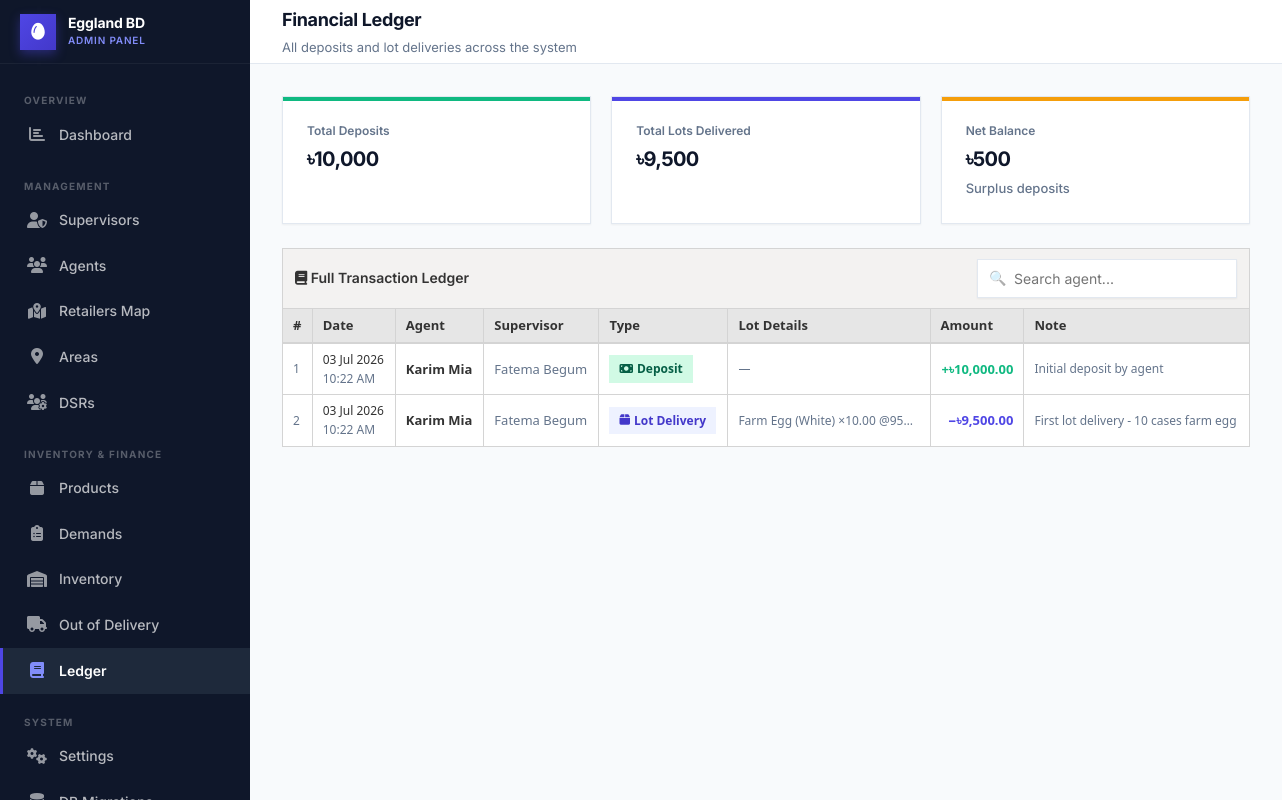
/admin/ledger.php (signed in), run on the app's committed database.
### tables this page shows
CREATE TABLE `settings` (
  `id` INT AUTO_INCREMENT PRIMARY KEY,
  `setting_key` VARCHAR(100) UNIQUE NOT NULL,
  `setting_value` TEXT,
  `updated_at` DATETIME DEFAULT CURRENT_TIMESTAMP ON UPDATE CURRENT_TIMESTAMP
);

CREATE TABLE `ledger` (
  `id` INT AUTO_INCREMENT PRIMARY KEY,
  `agent_id` INT NOT NULL,
  `supervisor_id` INT NULL,
  `type` ENUM('deposit','lot_delivery') NOT NULL,
  `amount` DECIMAL(12,2) NOT NULL,
  `note` TEXT,
  `created_at` DATETIME DEFAULT CURRENT_TIMESTAMP,
  FOREIGN KEY (`agent_id`) REFERENCES `agents`(`id`),
  FOREIGN KEY (`supervisor_id`) REFERENCES `supervisors`(`id`)
);

### config/db.php (called while the page is built, shortened)
<?php
$whitelist = array('127.0.0.1', '::1', 'localhost');
$is_local = false;
if (isset($_SERVER['REMOTE_ADDR']) && in_array($_SERVER['REMOTE_ADDR'], $whitelist)) {
    $is_local = true;
}
function getDB() {
    static $pdo = null;
    if ($pdo === null) {
        try {
            $pdo = new PDO(
                "mysql:host=" . DB_HOST . ";port=" . DB_PORT . ";dbname=" . DB_NAME . ";charset=utf8mb4",
                DB_USER,
                DB_PASS,
                [
                    PDO::ATTR_ERRMODE            => PDO::ERRMODE_EXCEPTION,
                    PDO::ATTR_DEFAULT_FETCH_MODE => PDO::FETCH_ASSOC,
                    PDO::ATTR_EMULATE_PREPARES   => false,
                    PDO::MYSQL_ATTR_INIT_COMMAND => "SET NAMES utf8mb4"
                ]
            );
        } catch (PDOException $e) {
            global $is_local;
            if (!defined('INSTALL_PAGE')) {
                if (isset($is_local) && $is_local) {
                    header('Location: ' . BASE_URL . '/install.php');
                } else {
                    die("Database connection failed on live server. Please check your credentials. Error: " . $e->getMessage());
                }
                exit;
            }
            return null;
        }
    }
    return $pdo;
}
function getSetting($key, $default = '') {
    try {
        $pdo = getDB();
        $stmt = $pdo->prepare("SELECT setting_value FROM settings WHERE setting_key = ?");
        $stmt->execute([$key]);
        $row = $stmt->fetch();
        return $row ? $row['setting_value'] : $default;
    } catch (Exception $e) {
        return $default;
    }
}

### admin/ledger.php (the view, shortened to what this page needs)
<?php
require_once dirname(__DIR__) . '/config/db.php';
$pdo = getDB();
$ledger = $pdo->query("
    SELECT l.*, u.full_name as agent_name, sup.full_name as supervisor_name,
           GROUP_CONCAT(p.name, ' ×', li.qty, ' @', li.price SEPARATOR ' | ') as lot_details
    FROM ledger l
    JOIN agents a ON a.id=l.agent_id JOIN users u ON u.id=a.user_id
    LEFT JOIN supervisors s ON s.id=l.supervisor_id LEFT JOIN users sup ON sup.id=s.user_id
    LEFT JOIN lot_items li ON li.ledger_id=l.id LEFT JOIN products p ON p.id=li.product_id
    GROUP BY l.id ORDER BY l.created_at DESC LIMIT 200
")->fetchAll();
$totalDeposits = (float)$pdo->query("SELECT COALESCE(SUM(amount),0) FROM ledger WHERE type='deposit'")->fetchColumn();
$totalLots     = (float)$pdo->query("SELECT COALESCE(SUM(amount),0) FROM ledger WHERE type='lot_delivery'")->fetchColumn();
$currency = getSetting('currency_symbol', '৳');
?>
<!DOCTYPE html>
<html lang="en">
<head>
<link rel="stylesheet" href="<?= BASE_URL ?>/assets/css/global.css">
<?php include dirname(__DIR__) . '/includes/fontawesome.php'; ?>
</head>
<body>
<div class="layout-wrapper">
  <?php include dirname(__DIR__) . '/includes/admin-sidebar.php'; ?>
  <div class="main-content">
    <div class="top-header">
      <div><div class="header-title">Financial Ledger</div><div class="header-subtitle">All deposits and lot deliveries across the system</div></div>
    </div>
    <div class="page-content">
      <div class="stats-grid" style="grid-template-columns:repeat(3,1fr);margin-bottom:24px;">
        <div class="stat-card success"><div class="stat-label">Total Deposits</div><div class="stat-value" style="font-size:20px;"><?= $currency ?><?= number_format($totalDeposits,0) ?></div></div>
        <div class="stat-card primary"><div class="stat-label">Total Lots Delivered</div><div class="stat-value" style="font-size:20px;"><?= $currency ?><?= number_format($totalLots,0) ?></div></div>
        <div class="stat-card <?= $totalLots > $totalDeposits ? 'danger' : 'gold' ?>"><div class="stat-label">Net Balance</div><div class="stat-value" style="font-size:20px;"><?= $currency ?><?= number_format(abs($totalDeposits - $totalLots),0) ?></div><div class="stat-sub"><?= $totalLots > $totalDeposits ? 'Agents owe this amount' : 'Surplus deposits' ?></div></div>
      </div>
      <div class="table-wrapper">
        <div class="table-toolbar">
          <div class="toolbar-title"><i class="fas fa-book"></i> Full Transaction Ledger</div>
          <div class="search-input-wrap"><input type="text" class="search-input" placeholder="Search agent..." oninput="filterTbl(this,'ledTbl')"></div>
        </div>
        <div style="overflow-x:auto;">
        <table class="tbl" id="ledTbl" style="white-space: nowrap;">
          <thead><tr><th>#</th><th>Date</th><th>Agent</th><th>Supervisor</th><th>Type</th><th>Lot Details</th><th class="text-right">Amount</th><th>Note</th></tr></thead>
          <tbody>
            <?php if (empty($ledger)): ?><tr><td colspan="8"><div class="table-empty"><div class="empty-icon"><i class="fas fa-book"></i></div><p>No transactions.</p></div></td></tr>
            <?php else: foreach ($ledger as $i=>$r): ?>
            <tr data-search="<?= strtolower($r['agent_name'].' '.$r['supervisor_name']) ?>">
              <td class="text-muted fs-12"><?= $i+1 ?></td>
              <td class="fs-12"><?= date('d M Y', strtotime($r['created_at'])) ?><br><span class="text-muted"><?= date('h:i A', strtotime($r['created_at'])) ?></span></td>
              <td class="fw-700"><?= htmlspecialchars($r['agent_name']) ?></td>
              <td class="text-muted fs-13"><?= htmlspecialchars($r['supervisor_name']??'—') ?></td>
              <td><span class="badge <?= $r['type']==='deposit'?'badge-success':'badge-primary' ?>"><?= $r['type']==='deposit'?'<i class="fas fa-money-bill"></i> Deposit':'<i class="fas fa-box"></i> Lot Delivery' ?></span></td>
              <td class="text-muted fs-12" style="max-width:200px;white-space:nowrap;overflow:hidden;text-overflow:ellipsis;" title="<?= htmlspecialchars($r['lot_details']??'') ?>"><?= htmlspecialchars($r['lot_details']??'—') ?></td>
              <td class="text-right fw-700 <?= $r['type']==='deposit'?'text-success':'text-primary-color' ?>"><?= $r['type']==='deposit'?'+':'−' ?><?= $currency ?><?= number_format($r['amount'],2) ?></td>
              <td class="text-muted fs-12"><?= htmlspecialchars($r['note']??'—') ?></td>
            </tr>
            <?php endforeach; endif; ?>
          </tbody>
        </table>
        </div>
      </div>
    </div>
  </div>
</div>
</body>
</html>

### data on the page
settings: setting_value "৳"
ledger: created_at "03 Jul 2026", created_at "10:22 AM", agent_name "Karim Mia", supervisor_name "Fatema Begum", type "deposit" (drawn), lot_details "—", amount "10,000.00", note "Initial deposit by agent"
ledger: created_at "03 Jul 2026", created_at "10:22 AM", agent_name "Karim Mia", supervisor_name "Fatema Begum", type "lot_delivery" (drawn), lot_details "Farm Egg (White) ×10.00 @950…", amount "9,500.00", note "First lot delivery - 10 cases farm egg"

### other printed values
$totalDeposits "10,000"
$totalLots "9,500"
abs($totalDeposits - $totalLots) "500"
